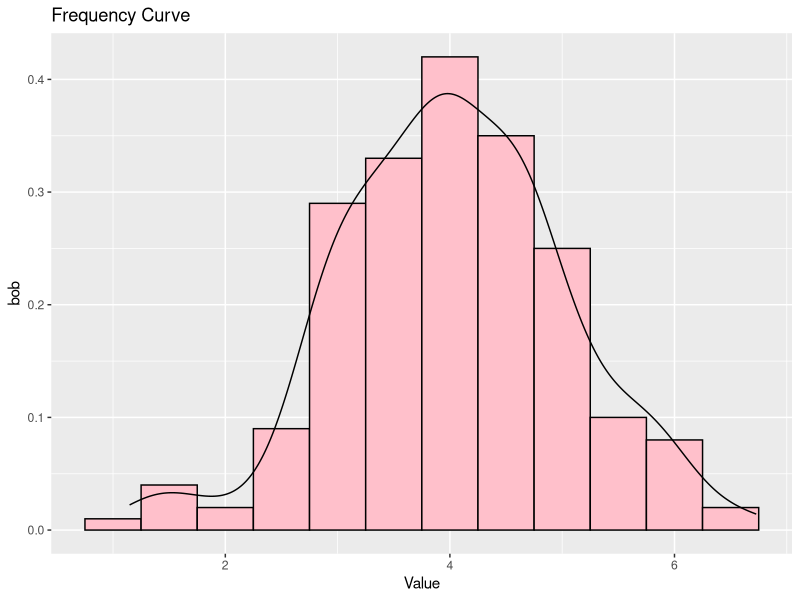

Write R code to recreate this figure.
library(ggplot2)
set.seed(14012021)
articles <- rnorm(200, mean = 4)
ggplot(data.frame(x = articles), aes(x)) +
  geom_histogram(aes(y = after_stat(density)), binwidth = 0.5, fill="pink", color="black") +
  geom_density(adjust=1, color = "black") +
  labs(title="Frequency Curve", x = "Value", y = "bob")
